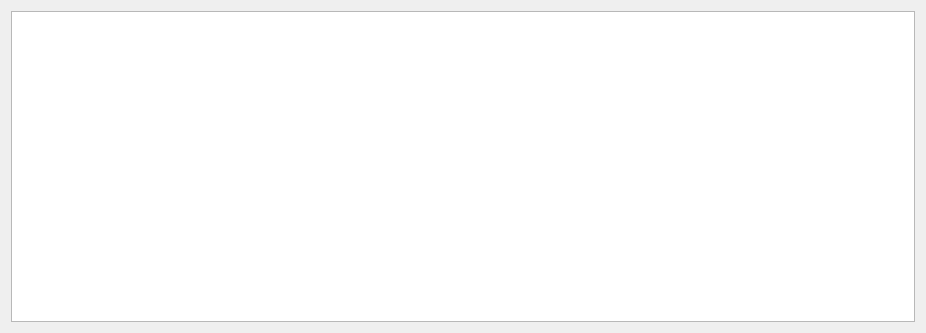
<?xml version="1.0" encoding="UTF-8"?>
<ui version="4.0">
 <class>avrOutputDialog</class>
 <widget class="QDialog" name="avrOutputDialog">
  <property name="geometry">
   <rect>
    <x>0</x>
    <y>0</y>
    <width>926</width>
    <height>333</height>
   </rect>
  </property>
  <property name="windowTitle">
   <string>Dialog</string>
  </property>
  <property name="windowIcon">
   <iconset resource="eepe.qrc">
    <normaloff>:/icon.ico</normaloff>:/icon.ico</iconset>
  </property>
  <layout class="QGridLayout" name="gridLayout">
   <item row="0" column="0">
    <widget class="QPlainTextEdit" name="plainTextEdit">
     <property name="lineWrapMode">
      <enum>QPlainTextEdit::NoWrap</enum>
     </property>
     <property name="readOnly">
      <bool>true</bool>
     </property>
     <property name="textInteractionFlags">
      <set>Qt::TextSelectableByMouse</set>
     </property>
    </widget>
   </item>
  </layout>
 </widget>
 <resources>
  <include location="eepe.qrc"/>
 </resources>
 <connections/>
</ui>
